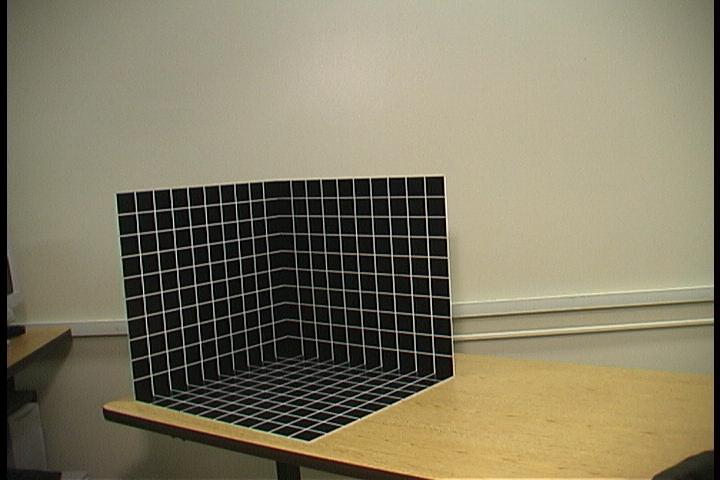
%> input picture rig1.jpg, 720 x 480 px
$ octave script.m   (GNU Octave 9; MATLAB toolbox functions it lacks are replaced by stand-ins)
%> lines starting %> are read from the running program, lines starting %| are printed output that depends on the picture
%This script uses linear camera calibration to calibrate a camera
%given n 3D to 2D point correspondeces

%Read an image and keep only the calibration grid
im1 = imread('rig1.jpg');
%> im1 is the input picture: size 480x720x3 uint8; mean R, G, B 130.3, 123.2, 100
im1 = im1(:,1:530,:);
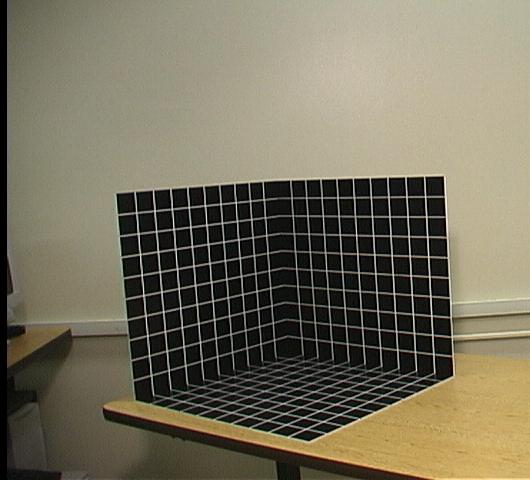
%> im1: size 480x530x3 uint8; mean R, G, B 117.3, 111.3, 92.1

%Set up matrix with 3D points

points3d = 5*[0 0 0; 5 0 0; 0 5 0; 0 0 5; 5 5 0; 5 0 5; 0 5 5;
    3 6 0; 6 3 0; 3 0 6; 1 5 0; 5 0 1; 0 1 5]'; %5 cm grid spacing

one = ones(1,length(points3d));
points3dh = [points3d; one]; %homogoneous coordinates

%select corresponding 2D points (done using ginput)
x = [289.5099;
  219.4109;
  365.5495;
  283.5693;
  297.2327;
  211.6881;
  359.6089;
  342.3812;
  249.1139;
  240.7970;
  351.8861;
  218.8168;
  297.8267];
y = [353.0743
  375.0545;
  363.7673;
  269.3119;
  389.3119;
  282.9752;
  273.4703;
  381.5891;
  388.7178;
  258.6188;
  369.1139;
  356.6386;
  270.5000];

%Build P matrix
P = [];
zero_vector = [0, 0, 0, 0];
for i=1:length(points3d)
    point = points3dh(:,i);
    p1 = [point', zero_vector, -x(i)*point'];
    p2 = [zero_vector, point', -y(i)*point'];
    P = [P;p1;p2];
end

%eigenvector corresponding to smallest eigenvalue is our solution
[V, D] = eig(P'*P);
M = V(:,1);
M = reshape(M,4,3)';

%reproject 3D points and calculate error
reprojections = M*points3dh;
reprojections = bsxfun(@rdivide,reprojections,reprojections(3,:));
xyh = [x'; y'; one];
error = sum(sum((reprojections-xyh).^2))/length(xyh);
fprintf('\nMean Squared Error: %f\n\n', error)

%Plot original and reprojected points
figure
imshow(im1);
hold on
plot(x,y, 'r+','markers',12)
plot(reprojections(1,:),reprojections(2,:), 'go','markers',12)
title('True Point Locations: +; Reprojected Point Locations: O')
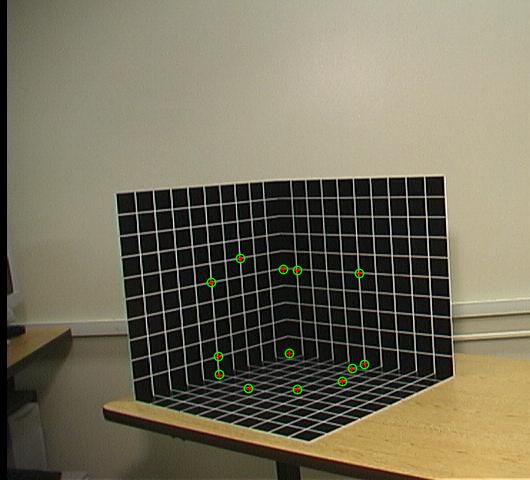
%> figure redrawn from the program's plot data; its title reads 'True Point Locations: +; Reprojected Point Locations: O'

%Plot the i,j,k vectors
%i basis
figure
imshow(im1)

p1 = [0,0,0,1]';
p1_projected = M*p1;
p1_projected = bsxfun(@rdivide,p1_projected,p1_projected(3,:));
p2 = [50,0,0,1]';
p2_projected = M*p2;
p2_projected = bsxfun(@rdivide,p2_projected,p2_projected(3,:));
line([p1_projected(1), p2_projected(1)],[p1_projected(2), p2_projected(2)])

%j basis
p1 = [0,0,0,1]';
p1_projected = M*p1;
p1_projected = bsxfun(@rdivide,p1_projected,p1_projected(3,:));
p2 = [0,50,0,1]';
p2_projected = M*p2;
p2_projected = bsxfun(@rdivide,p2_projected,p2_projected(3,:));
line([p1_projected(1), p2_projected(1)],[p1_projected(2), p2_projected(2)])

%k basis
p1 = [0,0,0,1]';
p1_projected = M*p1;
p1_projected = bsxfun(@rdivide,p1_projected,p1_projected(3,:));
p2 = [0,0,50,1]';
p2_projected = M*p2;
p2_projected = bsxfun(@rdivide,p2_projected,p2_projected(3,:));
line([p1_projected(1), p2_projected(1)],[p1_projected(2), p2_projected(2)])

%Reprojected grid lines and plot on xy plane
for i=1:10
    j=10;
    p1 = [5*i,0,0,1]';
    p1_projected = M*p1;
    p1_projected = bsxfun(@rdivide,p1_projected,p1_projected(3,:));
    p2 = [5*i,5*j,0,1]';
    p2_projected = M*p2;
    p2_projected = bsxfun(@rdivide,p2_projected,p2_projected(3,:));
    hold on
    plot([p1_projected(1), p2_projected(1)],[p1_projected(2), p2_projected(2)], 'g')
end
for j=1:10
    i=10;
    p1 = [0,5*j,0,1]';
    p1_projected = M*p1;
    p1_projected = bsxfun(@rdivide,p1_projected,p1_projected(3,:));
    p2 = [5*i,5*j,0,1]';
    p2_projected = M*p2;
    p2_projected = bsxfun(@rdivide,p2_projected,p2_projected(3,:));
    hold on
    plot([p1_projected(1), p2_projected(1)],[p1_projected(2), p2_projected(2)], 'g')
end

%Reprojected grid lines and plot on xz plane
for i=1:10
    j=10;
    p1 = [5*i,0,0,1]';
    p1_projected = M*p1;
    p1_projected = bsxfun(@rdivide,p1_projected,p1_projected(3,:));
    p2 = [5*i,0,5*j,1]';
    p2_projected = M*p2;
    p2_projected = bsxfun(@rdivide,p2_projected,p2_projected(3,:));
    hold on
    plot([p1_projected(1), p2_projected(1)],[p1_projected(2), p2_projected(2)], 'r')
end
for j=1:10
    i=10;
    p1 = [0,0,5*j,1]';
    p1_projected = M*p1;
    p1_projected = bsxfun(@rdivide,p1_projected,p1_projected(3,:));
    p2 = [5*i,0,5*j,1]';
    p2_projected = M*p2;
    p2_projected = bsxfun(@rdivide,p2_projected,p2_projected(3,:));
    hold on
    plot([p1_projected(1), p2_projected(1)],[p1_projected(2), p2_projected(2)], 'r')
end

%Reprojected grid lines and plot on yz plane
for i=1:10
    j=10;
    p1 = [0,5*i,0,1]';
    p1_projected = M*p1;
    p1_projected = bsxfun(@rdivide,p1_projected,p1_projected(3,:));
    p2 = [0,5*i,5*j,1]';
    p2_projected = M*p2;
    p2_projected = bsxfun(@rdivide,p2_projected,p2_projected(3,:));
    hold on
    plot([p1_projected(1), p2_projected(1)],[p1_projected(2), p2_projected(2)], 'b')
end
for j=1:10
    i=10;
    p1 = [0,0,5*j,1]';
    p1_projected = M*p1;
    p1_projected = bsxfun(@rdivide,p1_projected,p1_projected(3,:));
    p2 = [0,5*i,5*j,1]';
    p2_projected = M*p2;
    p2_projected = bsxfun(@rdivide,p2_projected,p2_projected(3,:));
    hold on
    plot([p1_projected(1), p2_projected(1)],[p1_projected(2), p2_projected(2)], 'b')
end

title('Grid Lines Reprojected onto Image')
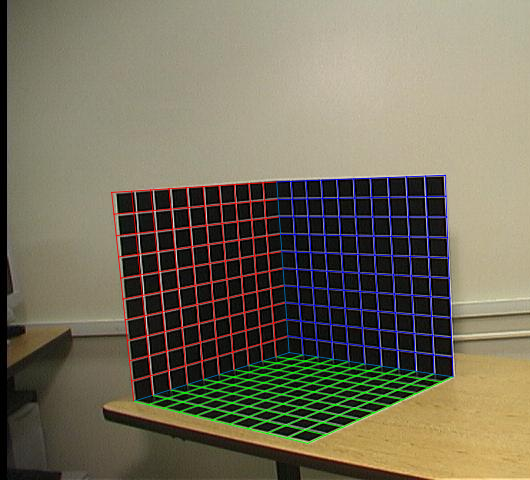
%> figure redrawn from the program's plot data; its title reads 'Grid Lines Reprojected onto Image'
